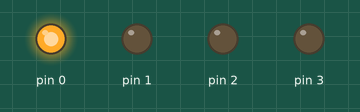
Simulated run of this sketch. Board: Arduino Uno, built with avr-gcc and run on an emulated ATmega328P. Shown: output pins drawn as LEDs (lit = HIGH).

Above: at 0.5 s.
At 3.5 s:
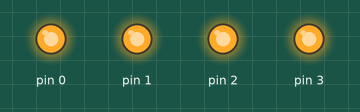
At 4.5 s:
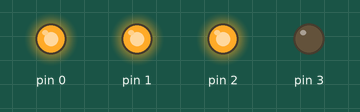
At 7.5 s:
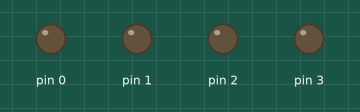
At 9.5 s:
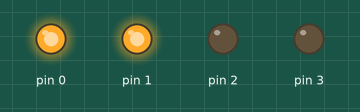
Timing chart, 0 to 10.4 s (numbered marks = the images above):
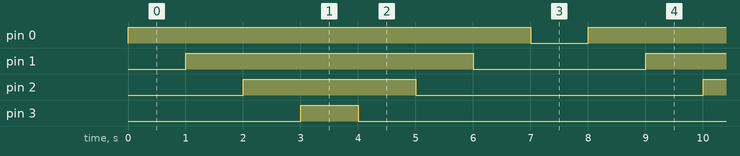

Measured:
- by itself, pin 0: alternates HIGH for 7.0 s and LOW for 1.0 s
- by itself, pin 1: alternates HIGH for 5.0 s and LOW for 3.0 s
- by itself, pin 2: alternates HIGH for 3.0 s and LOW for 5.0 s
- by itself, pin 3: alternates HIGH for 1.0 s and LOW for 7.0 s

The sketch:

Sequence_led_on_off.ino
```cpp
// private include
/* BEGIN USER CODE PI */
/* END USER CODE PI */

// private define
/* BEGIN USER CODE PD */
/* END USER CODE PD */

// private macro
/* BEGIN USER CODE PM */
/* END USER CODE PM */

// private variable
/* BEGIN USER CODE PV */
/* END USER CODE PV */

/* BEGIN USER CODE 0 */
/* END USER CODE 0 */

// private function
/* BEGIN USER CODE PF */
/* END USER CODE PF */

/* BEGIN USER CODE 1 */
/* END USER CODE 1 */

void setup() {
  // put your setup code here, to run once:
  /* BEGIN USER CODE 2 */
  for(int i = 0; i < 4; ++i)
  {
    pinMode(i, OUTPUT);
  }
  /* END USER CODE 2 */
}

void loop() {
  // put your main code here, to run repeatedly:
  /* END USER CODE LOOP */
  /* BEGIN USER CODE 3 */
  for(int i = 0; i < 4; ++i)
  {
    digitalWrite(i, HIGH);
    delay(1000);
  }

  for(int i = 3; i >= 0; --i)
  {
    digitalWrite(i, LOW);
    delay(1000);
  }
}
/* END USER CODE 3 */
```
